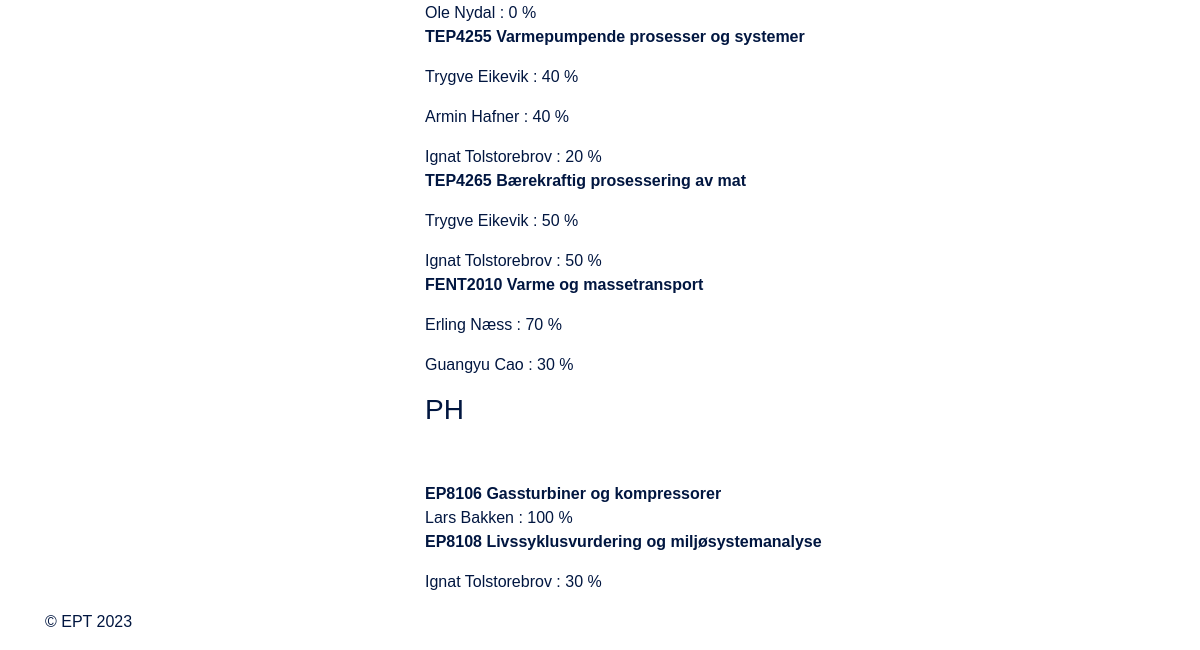
Before: /courseperson_p/ (lower part) with the older database file.
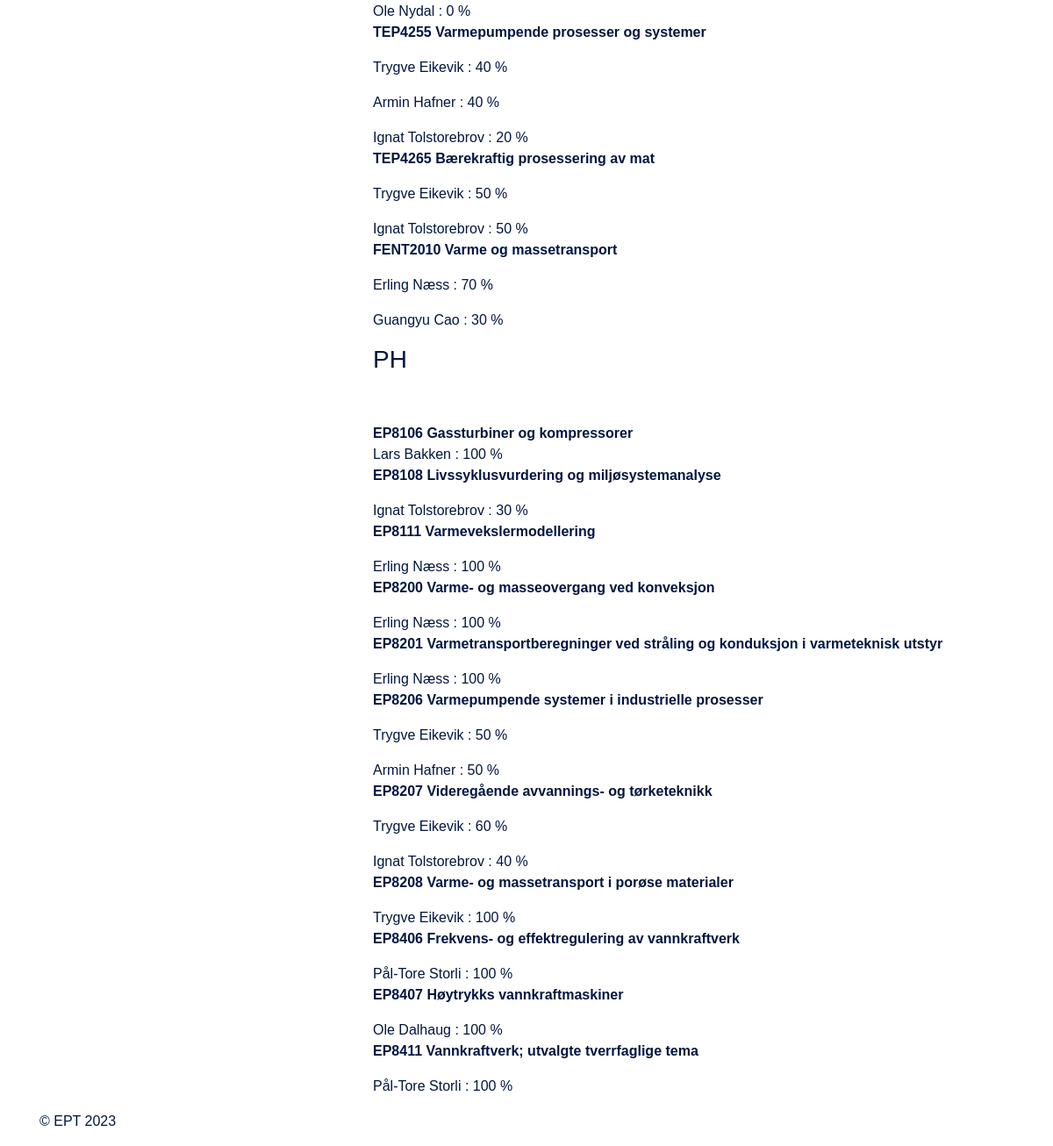
After: the same page with the newer database file.
### app_teaching/models.py (models this page shows, shortened)
class PersonCourse(models.Model):
    person = models.ForeignKey(Person,on_delete=models.CASCADE)
    course = models.ForeignKey(Course,on_delete=models.CASCADE)
    amount = models.IntegerField()

class Person(models.Model):
    first_name = models.CharField(
        unique=False,
        null=False,
        blank=False,
        max_length=50
    )
    middle_name = models.CharField(
        unique=False,
        null=True,
        blank=True,
        max_length=50
    )
    last_name = models.CharField(
        unique=False,
        null=False,
        blank=False,
        max_length=50
    )
    position = models.CharField (null = False,blank=False,choices = role_choices,
                            max_length=3,default='-')
    groupe = models.CharField (null = False,blank=False,choices = groupe_choices,
                            max_length=3,default='-')
    courses = models.ManyToManyField(
        Course,
        null = True,
        related_name='courses'
    )
    activities = models.ManyToManyField(
        Position_Activity,
        related_name='activities'
    )
    def __str__(self):
        return self.first_name + ' ' + self.last_name

class Course(models.Model):
    course_id = models.CharField(
        unique=True,
        null=False,
        blank=False,
        max_length=50
    )
    name= models.CharField(
        null=False,
        blank=False,
        max_length=200
    )
    type = models.CharField(choices = course_type_choices,
                            max_length=3,
                            default='-')
    group = models.CharField(choices = course_group_choices,
                            max_length=3,
                            default='-')
    semester = models.CharField(choices = semester_type_choices,
                            max_length=2,
                            default='-')
    studiepoeng = models.CharField(choices = studiepoeng_choices,
                            max_length=4,default='-'
                            )
    nb_student = models.IntegerField(
        null = True,
    )
    nb_vit= models.IntegerField(
        null = True,
    )
    nb_stud_ass= models.IntegerField(
        null = True,
    )
    def __str__(self):
        return self.course_id + ' ' + self.name

### app_teaching/views.py (the view)
# urls.py: path('courseperson_p/', views.courseperson_p, name = 'courseperson_p'),
def courseperson_p(request):
    all_courses_process =PersonCourse.objects.all()
    return render(request,'courseperson_p.html',{'coursepersons': all_courses_process})

### app_teaching/templates/courseperson_p.html (shortened to what this page needs)
{% extends 'base.html' %}
{%block content%}
<h2>Semester H</h1><br>
<h2>Semester V</h1>
    <ul class = "list-group">
    {%for a in  coursepersons%}{%if a.course.type == 'O2' %}{%if a.course.group == 'p' %}{%if a.course.semester == 'V'%} {% ifchanged  %}<b><br>{{a.course}}</b>{% endifchanged %}
    <p>{{a.person}} : {{a.amount}} %
    {%endif%}{%endif%}{%endif%}{%endfor%}
    </ul>
    <h3>PH</h3>
    <ul class = "list-group">
    {%for a in  coursepersons%}{%if a.course.type == 'PH' %}{%if a.course.group == 'p' %}{%if a.course.semester == 'V'%} {% ifchanged  %}<b><br>{{a.course}}</b>{% endifchanged %}
    <p>{{a.person}} : {{a.amount}} %
    {%endif%}{%endif%}{%endif%}{%endfor%}
    </ul>
{%endblock content%}

Changed rows visible on the page:
added PersonCourse: course "EP8111 Varmevekslermodellering", person "Erling Næss", amount "100", shown under "PH"
added PersonCourse: course "EP8200 Varme- og masseovergang ved konveksjon", person "Erling Næss", amount "100", shown under "PH"
added PersonCourse: course "EP8201 Varmetransportberegninger ved stråling og konduksjon i varmeteknisk utstyr", person "Erling Næss", amount "100", shown under "PH"
added PersonCourse: course "EP8206 Varmepumpende systemer i industrielle prosesser", person "Trygve Eikevik", amount "50", shown under "PH"
added PersonCourse: person "Armin Hafner", amount "50", shown under "PH"
added PersonCourse: course "EP8207 Videregående avvannings- og tørketeknikk", person "Trygve Eikevik", amount "60", shown under "PH"
added PersonCourse: person "Ignat Tolstorebrov", amount "40", shown under "PH"
added PersonCourse: course "EP8208 Varme- og massetransport i porøse materialer", person "Trygve Eikevik", amount "100", shown under "PH"
added PersonCourse: course "EP8406 Frekvens- og effektregulering av vannkraftverk", person "Pål-Tore Storli", amount "100", shown under "PH"
added PersonCourse: course "EP8407 Høytrykks vannkraftmaskiner", person "Ole Dalhaug", amount "100", shown under "PH"
added PersonCourse: course "EP8411 Vannkraftverk; utvalgte tverrfaglige tema", person "Pål-Tore Storli", amount "100", shown under "PH"
